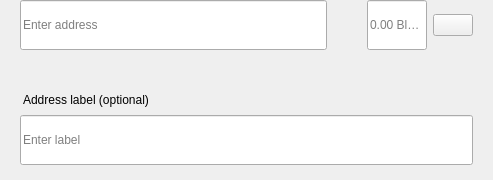
<?xml version="1.0" encoding="UTF-8"?>
<ui version="4.0">
 <class>SendMultiRow</class>
 <widget class="QWidget" name="SendMultiRow">
  <property name="geometry">
   <rect>
    <x>0</x>
    <y>0</y>
    <width>493</width>
    <height>180</height>
   </rect>
  </property>
  <property name="minimumSize">
   <size>
    <width>0</width>
    <height>0</height>
   </size>
  </property>
  <property name="maximumSize">
   <size>
    <width>16777215</width>
    <height>16777215</height>
   </size>
  </property>
  <property name="windowTitle">
   <string>Form</string>
  </property>
  <layout class="QVBoxLayout" name="verticalLayout_3">
   <property name="spacing">
    <number>0</number>
   </property>
   <property name="leftMargin">
    <number>0</number>
   </property>
   <property name="topMargin">
    <number>0</number>
   </property>
   <property name="rightMargin">
    <number>20</number>
   </property>
   <property name="bottomMargin">
    <number>5</number>
   </property>
   <item alignment="Qt::AlignTop">
    <widget class="QWidget" name="widget" native="true">
     <property name="sizePolicy">
      <sizepolicy hsizetype="Expanding" vsizetype="Maximum">
       <horstretch>0</horstretch>
       <verstretch>0</verstretch>
      </sizepolicy>
     </property>
     <property name="minimumSize">
      <size>
       <width>0</width>
       <height>60</height>
      </size>
     </property>
     <property name="maximumSize">
      <size>
       <width>16777215</width>
       <height>85</height>
      </size>
     </property>
     <layout class="QHBoxLayout" name="horizontalLayout" stretch="6,0,2">
      <property name="spacing">
       <number>0</number>
      </property>
      <property name="leftMargin">
       <number>8</number>
      </property>
      <property name="topMargin">
       <number>0</number>
      </property>
      <property name="rightMargin">
       <number>0</number>
      </property>
      <property name="bottomMargin">
       <number>0</number>
      </property>
      <item alignment="Qt::AlignTop">
       <widget class="QStackedWidget" name="stackedAddress">
        <property name="minimumSize">
         <size>
          <width>0</width>
          <height>50</height>
         </size>
        </property>
        <property name="maximumSize">
         <size>
          <width>16777215</width>
          <height>50</height>
         </size>
        </property>
        <widget class="QWidget" name="page_4">
         <property name="sizePolicy">
          <sizepolicy hsizetype="Expanding" vsizetype="Preferred">
           <horstretch>0</horstretch>
           <verstretch>0</verstretch>
          </sizepolicy>
         </property>
         <property name="minimumSize">
          <size>
           <width>0</width>
           <height>50</height>
          </size>
         </property>
         <property name="maximumSize">
          <size>
           <width>16777215</width>
           <height>55</height>
          </size>
         </property>
         <layout class="QVBoxLayout" name="verticalLayout_7">
          <property name="spacing">
           <number>0</number>
          </property>
          <property name="leftMargin">
           <number>12</number>
          </property>
          <property name="topMargin">
           <number>0</number>
          </property>
          <property name="rightMargin">
           <number>0</number>
          </property>
          <property name="bottomMargin">
           <number>0</number>
          </property>
          <item>
           <widget class="QLineEdit" name="lineEditAddress">
            <property name="minimumSize">
             <size>
              <width>0</width>
              <height>50</height>
             </size>
            </property>
            <property name="maximumSize">
             <size>
              <width>16777215</width>
              <height>50</height>
             </size>
            </property>
            <property name="placeholderText">
             <string>Enter address</string>
            </property>
           </widget>
          </item>
         </layout>
        </widget>
        <widget class="QWidget" name="page_3"/>
       </widget>
      </item>
      <item>
       <spacer name="horizontalSpacer_3">
        <property name="orientation">
         <enum>Qt::Horizontal</enum>
        </property>
        <property name="sizeType">
         <enum>QSizePolicy::Fixed</enum>
        </property>
        <property name="sizeHint" stdset="0">
         <size>
          <width>40</width>
          <height>20</height>
         </size>
        </property>
       </spacer>
      </item>
      <item>
       <layout class="QHBoxLayout" name="horizontalLayout_2">
        <property name="spacing">
         <number>6</number>
        </property>
        <item alignment="Qt::AlignTop">
         <widget class="QLineEdit" name="lineEditAmount">
          <property name="sizePolicy">
           <sizepolicy hsizetype="Expanding" vsizetype="Preferred">
            <horstretch>0</horstretch>
            <verstretch>0</verstretch>
           </sizepolicy>
          </property>
          <property name="minimumSize">
           <size>
            <width>0</width>
            <height>50</height>
           </size>
          </property>
          <property name="maximumSize">
           <size>
            <width>16777215</width>
            <height>50</height>
           </size>
          </property>
          <property name="maxLength">
           <number>17</number>
          </property>
          <property name="alignment">
           <set>Qt::AlignLeading|Qt::AlignLeft|Qt::AlignVCenter</set>
          </property>
          <property name="placeholderText">
           <string notr="true">0.00 Bloom</string>
          </property>
         </widget>
        </item>
        <item>
         <layout class="QVBoxLayout" name="verticalLayout">
          <property name="topMargin">
           <number>14</number>
          </property>
          <property name="bottomMargin">
           <number>0</number>
          </property>
          <item alignment="Qt::AlignTop">
           <widget class="QPushButton" name="btnMenu">
            <property name="minimumSize">
             <size>
              <width>0</width>
              <height>0</height>
             </size>
            </property>
            <property name="maximumSize">
             <size>
              <width>16777215</width>
              <height>16777215</height>
             </size>
            </property>
            <property name="focusPolicy">
             <enum>Qt::NoFocus</enum>
            </property>
            <property name="text">
             <string/>
            </property>
           </widget>
          </item>
         </layout>
        </item>
       </layout>
      </item>
     </layout>
    </widget>
   </item>
   <item>
    <widget class="QWidget" name="layoutLabel" native="true">
     <property name="minimumSize">
      <size>
       <width>0</width>
       <height>0</height>
      </size>
     </property>
     <property name="maximumSize">
      <size>
       <width>16777215</width>
       <height>16777215</height>
      </size>
     </property>
     <layout class="QVBoxLayout" name="verticalLayout_9">
      <property name="spacing">
       <number>6</number>
      </property>
      <property name="leftMargin">
       <number>20</number>
      </property>
      <property name="topMargin">
       <number>0</number>
      </property>
      <property name="rightMargin">
       <number>0</number>
      </property>
      <property name="bottomMargin">
       <number>10</number>
      </property>
      <item>
       <spacer name="verticalSpacer">
        <property name="orientation">
         <enum>Qt::Vertical</enum>
        </property>
        <property name="sizeType">
         <enum>QSizePolicy::Fixed</enum>
        </property>
        <property name="sizeHint" stdset="0">
         <size>
          <width>20</width>
          <height>20</height>
         </size>
        </property>
       </spacer>
      </item>
      <item>
       <widget class="QLabel" name="labelSubtitleDescription">
        <property name="styleSheet">
         <string notr="true">margin-bottom:2px;
margin-left:0.05px;
padding:0px;</string>
        </property>
        <property name="text">
         <string>Address label (optional)</string>
        </property>
       </widget>
      </item>
      <item>
       <widget class="QLineEdit" name="lineEditDescription">
        <property name="minimumSize">
         <size>
          <width>0</width>
          <height>50</height>
         </size>
        </property>
        <property name="maximumSize">
         <size>
          <width>16777215</width>
          <height>50</height>
         </size>
        </property>
        <property name="placeholderText">
         <string>Enter label</string>
        </property>
       </widget>
      </item>
     </layout>
    </widget>
   </item>
  </layout>
 </widget>
 <resources/>
 <connections/>
</ui>
